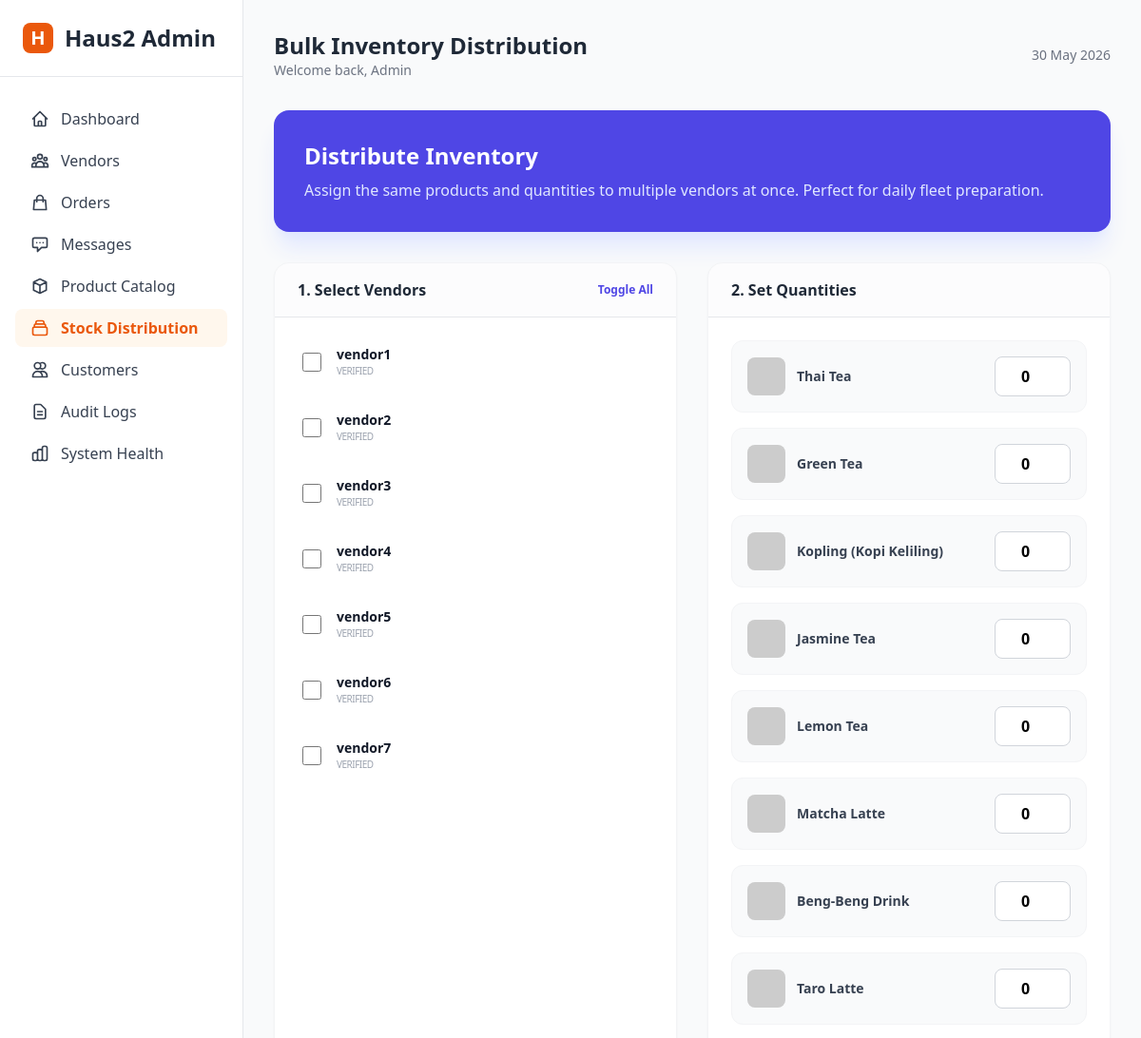
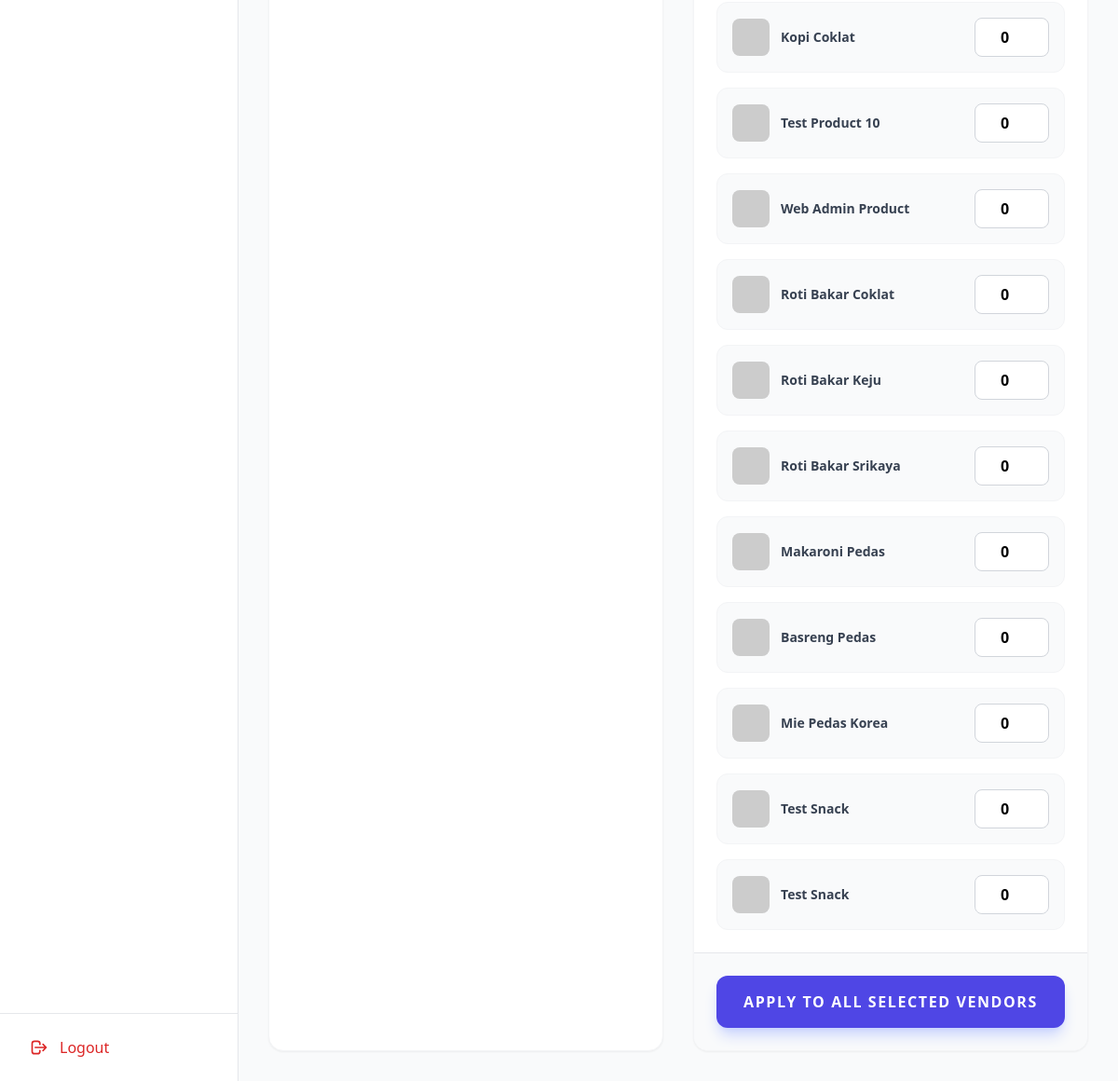
Screenshot of /web-admin/bulk-stock (signed in) with the database file from the repository (2 pictures, top to bottom).
### app/models.py (models this page shows, shortened)
class User(db.Model, SerializerMixin):
    __tablename__ = 'users'
    id = db.Column(db.Integer, primary_key=True)
    username = db.Column(db.String(80), unique=True, nullable=False)
    password_hash = db.Column(db.String(128), nullable=False)
    role = db.Column(db.String(20), nullable=False) # admin, vendor, customer
    is_verified = db.Column(db.Boolean, default=False) # For Vendor KYC
    ktp_image_url = db.Column(db.String(255), nullable=True)
    store_image_url = db.Column(db.String(255), nullable=True)
    failed_login_attempts = db.Column(db.Integer, default=0)
    locked_until = db.Column(db.DateTime, nullable=True)
    latitude = db.Column(db.Float, nullable=True)
    longitude = db.Column(db.Float, nullable=True)
    is_active = db.Column(db.Boolean, default=True) # Toggle for vendors
    fcm_token = db.Column(db.String(255), nullable=True)
    created_at = db.Column(db.DateTime, default=lambda: datetime.now(timezone.utc))
    serialize_only = ('id', 'username', 'role', 'is_verified', 'latitude', 'longitude', 'is_active', 'created_at')

class Product(db.Model, SerializerMixin):
    __tablename__ = 'products'
    id = db.Column(db.Integer, primary_key=True)
    name = db.Column(db.String(100), nullable=False)
    description = db.Column(db.Text, nullable=True)
    category = db.Column(db.String(50), nullable=True, default='Haus!') # Added for branding/grouping
    price = db.Column(db.Integer, nullable=False) # In IDR
    image_url = db.Column(db.String(255), nullable=True)
    stocks = db.relationship('DailyStock', backref='product', cascade='all, delete-orphan', lazy=True)
    order_items = db.relationship('OrderItem', backref='product', cascade='all, delete-orphan', lazy=True)
    serialize_only = ('id', 'name', 'description', 'category', 'price', 'image_url')

### app/web_admin.py (the view)
@web_admin_bp.route('/bulk-stock', methods=['GET'])
def bulk_stock():
    if 'admin_id' not in session:
        return redirect(url_for(LOGIN_ROUTE))
    vendors = User.query.filter_by(role='vendor', is_verified=True).all()
    products = Product.query.all()
    return render_template('admin/bulk_stock.html', vendors=vendors, products=products)

### app/web_admin.py (called while the page is built)
@web_admin_bp.context_processor
def inject_globals():
    try:
        pending_vendors = User.query.filter_by(role='vendor', is_verified=False).count()
        unread_messages = 0
        admin_id = session.get('admin_id')
        if admin_id:
            unread_messages = ChatMessage.query.filter_by(receiver_id=admin_id, is_read=False).count()
        return {
            'now': datetime.now(timezone.utc),
            'pending_vendor_count': pending_vendors,
            'unread_msg_count': unread_messages
        }
    except:
        return {'now': datetime.now(), 'pending_vendor_count': 0, 'unread_msg_count': 0}

### app/templates/admin/bulk_stock.html (shortened to what this page needs)
{% extends "base.html" %}
{% block header_title %}Bulk Inventory Distribution{% endblock %}
{% block content %}
<div class="space-y-8">
    <div class="bg-indigo-600 rounded-2xl p-8 text-white shadow-xl shadow-indigo-100">
        <h2 class="text-2xl font-bold">Distribute Inventory</h2>
        <p class="mt-2 text-indigo-100">Assign the same products and quantities to multiple vendors at once. Perfect for daily fleet preparation.</p>
    </div>
    <form action="{{ url_for('web_admin.bulk_stock_action') }}" method="POST">
        <div class="grid grid-cols-1 lg:grid-cols-2 gap-8">
            <div class="bg-white rounded-2xl shadow-sm border border-gray-100 overflow-hidden">
                <div class="px-6 py-4 border-b bg-gray-50/50 flex justify-between items-center">
                    <h3 class="font-bold text-gray-800">1. Select Vendors</h3>
                    <button type="button" onclick="toggleAllVendors()" class="text-xs font-bold text-indigo-600 hover:text-indigo-800">Toggle All</button>
                </div>
                <div class="p-4 max-h-[500px] overflow-y-auto space-y-2">
                    {% for vendor in vendors %}
                    <label class="flex items-center p-3 rounded-xl hover:bg-gray-50 border border-transparent hover:border-gray-200 cursor-pointer transition-all">
                        <input type="checkbox" name="vendor_ids" value="{{ vendor.id }}" class="vendor-checkbox w-5 h-5 text-indigo-600 border-gray-300 rounded focus:ring-indigo-500">
                        <div class="ml-4">
                            <p class="text-sm font-bold text-gray-900">{{ vendor.username }}</p>
                            <p class="text-[10px] text-gray-400 uppercase tracking-tighter">{{ 'Verified' if vendor.is_verified else 'Unverified' }}</p>
                        </div>
                    </label>
                    {% endfor %}
                </div>
            </div>
            <div class="bg-white rounded-2xl shadow-sm border border-gray-100 overflow-hidden flex flex-col">
                <div class="px-6 py-4 border-b bg-gray-50/50">
                    <h3 class="font-bold text-gray-800">2. Set Quantities</h3>
                </div>
                <div class="p-6 space-y-4 flex-1">
                    {% for product in products %}
                    <div class="flex items-center justify-between p-4 bg-gray-50 rounded-xl border border-gray-100">
                        <div class="flex items-center">
                            <img src="{{ product.image_url or 'https://via.placeholder.com/50' }}" class="h-10 w-10 rounded-lg object-cover mr-3">
                            <span class="text-sm font-bold text-gray-700">{{ product.name }}</span>
                        </div>
                        <input type="number" name="stock_{{ product.id }}" value="0" min="0"
                               class="w-20 px-3 py-2 border border-gray-300 rounded-lg focus:ring-2 focus:ring-indigo-500 outline-none text-center font-bold">
                    </div>
                    {% endfor %}
                </div>
                <div class="p-6 bg-gray-50 border-t">
                    <button type="submit" class="w-full bg-indigo-600 text-white py-4 rounded-xl font-black uppercase tracking-widest hover:bg-indigo-700 shadow-lg shadow-indigo-200 transition-all active:scale-95">
                        Apply to All Selected Vendors
                    </button>
                </div>
            </div>
        </div>
    </form>
</div>
{% endblock %}

### rows the page displays
User: username "vendor1", is_verified "VERIFIED"
User: username "vendor2", is_verified "VERIFIED"
User: username "vendor3", is_verified "VERIFIED"
User: username "vendor4", is_verified "VERIFIED"
User: username "vendor5", is_verified "VERIFIED"
User: username "vendor6", is_verified "VERIFIED"
User: username "vendor7", is_verified "VERIFIED"
Product: name "Thai Tea"
Product: name "Green Tea"
Product: name "Kopling (Kopi Keliling)"
Product: name "Jasmine Tea"
Product: name "Lemon Tea"
Product: name "Matcha Latte"
Product: name "Beng-Beng Drink"
Product: name "Taro Latte"
Product: name "Kopi Coklat"
Product: name "Test Product 10"
Product: name "Web Admin Product"
Product: name "Roti Bakar Coklat"
Product: name "Roti Bakar Keju"
Product: name "Roti Bakar Srikaya"
Product: name "Makaroni Pedas"
Product: name "Basreng Pedas"
Product: name "Mie Pedas Korea"
Product: name "Test Snack"
Product: name "Test Snack"
